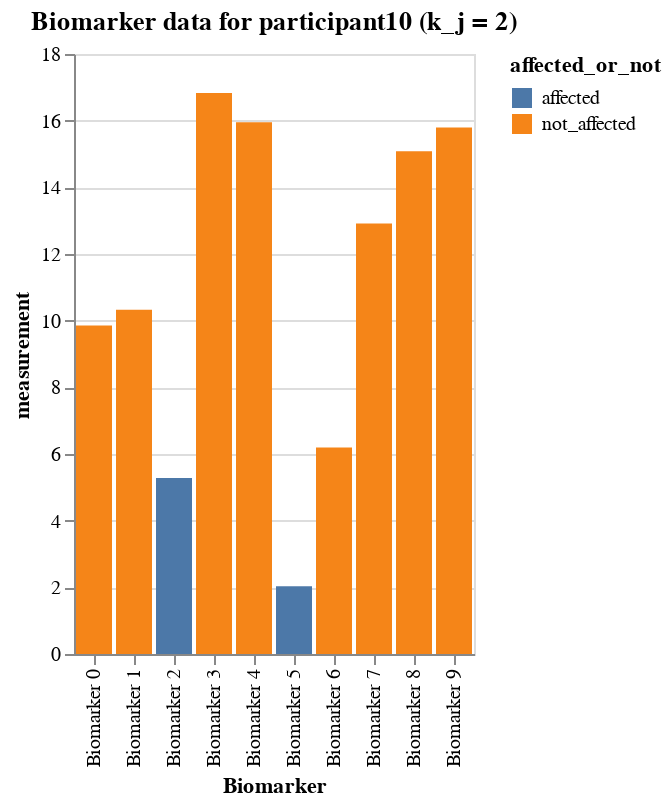

The notebook cell this image was saved under:
### Markdown cell above
### A certain participant's data

### Code cell
# participant 10
participant10_data = df_expanded[df_expanded.participant == 10]
alt.Chart(participant10_data).mark_bar().encode(
    x='Biomarker',
    y='measurement',
    color=alt.Color(
        'affected_or_not:N'
    ),
    tooltip=['Biomarker', 'affected_or_not', 'measurement']
).interactive().properties(
    title=f'Biomarker data for participant10 (k_j = {participant10_data.k_j.to_list()[0]})'
)

### Figure 1 — Vega-Lite specification as saved in the notebook (floating-point values rounded to 4 significant figures)
{"config": {"view": {"continuousWidth": 300, "continuousHeight": 300}}, "data": {"name": "data-be945545cd44a7ae779e0a1baf61531a"}, "mark": {"type": "bar"}, "encoding": {"color": {"field": "affected_or_not", "type": "nominal"}, "tooltip": [{"field": "Biomarker", "type": "nominal"}, {"field": "affected_or_not", "type": "nominal"}, {"field": "measurement", "type": "quantitative"}], "x": {"field": "Biomarker", "type": "nominal"}, "y": {"field": "measurement", "type": "quantitative"}}, "params": [{"name": "param_1", "select": {"type": "interval", "encodings": ["x", "y"]}, "bind": "scales"}], "title": "Biomarker data for participant10 (k_j = 2)", "$schema": "https://vega.github.io/schema/vega-lite/v5.16.3.json", "datasets": {"data-be945545cd44a7ae779e0a1baf61531a": [{"Biomarker": "Biomarker 0", "participant": 10, "measurement": 9.857, "k_j": 2, "S_n": 5, "affected_or_not": "not_affected"}, {"Biomarker": "Biomarker 1", "participant": 10, "measurement": 10.33, "k_j": 2, "S_n": 9, "affected_or_not": "not_affected"}, {"Biomarker": "Biomarker 2", "participant": 10, "measurement": 5.281, "k_j": 2, "S_n": 2, "affected_or_not": "affected"}, {"Biomarker": "Biomarker 3", "participant": 10, "measurement": 16.83, "k_j": 2, "S_n": 7, "affected_or_not": "not_affected"}, {"Biomarker": "Biomarker 4", "participant": 10, "measurement": 15.95, "k_j": 2, "S_n": 10, "affected_or_not": "not_affected"}, {"Biomarker": "Biomarker 5", "participant": 10, "measurement": 2.032, "k_j": 2, "S_n": 1, "affected_or_not": "affected"}, {"Biomarker": "Biomarker 6", "participant": 10, "measurement": 6.195, "k_j": 2, "S_n": 3, "affected_or_not": "not_affected"}, {"Biomarker": "Biomarker 7", "participant": 10, "measurement": 12.91, "k_j": 2, "S_n": 8, "affected_or_not": "not_affected"}, {"Biomarker": "Biomarker 8", "participant": 10, "measurement": 15.08, "k_j": 2, "S_n": 4, "affected_or_not": "not_affected"}, {"Biomarker": "Biomarker 9", "participant": 10, "measurement": 15.79, "k_j": 2, "S_n": 6, "affected_or_not": "not_affected"}]}}
